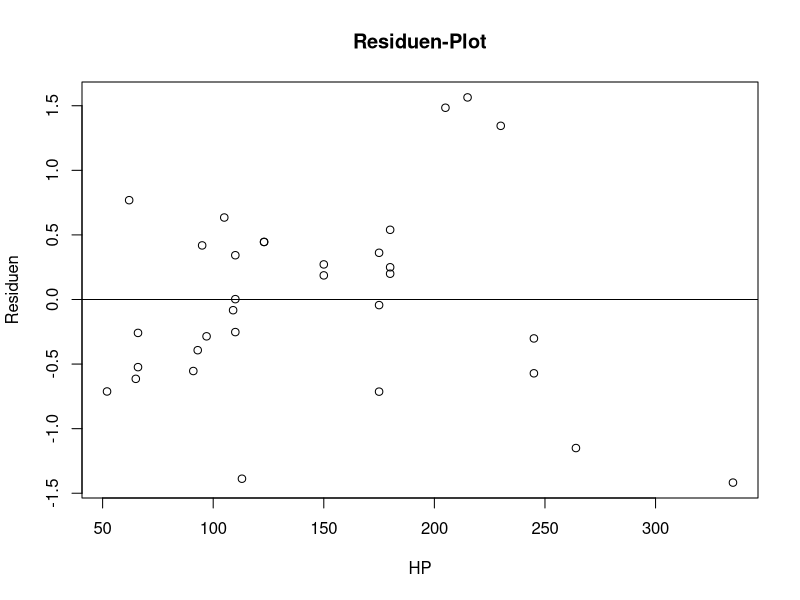
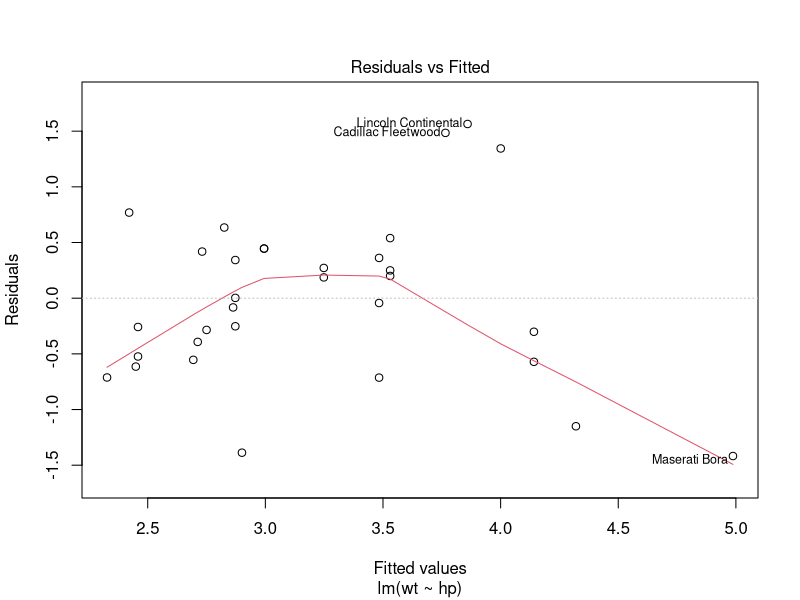
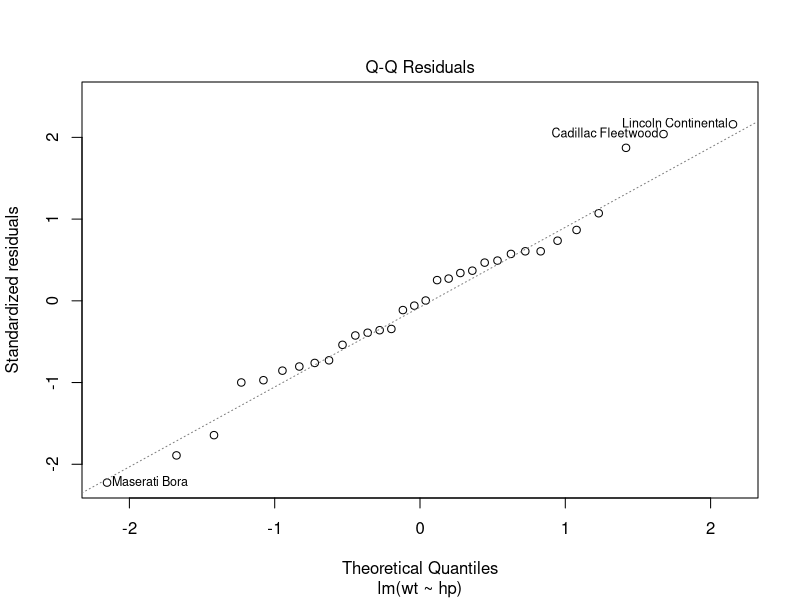

These figures' R source, in order:
  
# ------------------------------------------------------------------------------------------------
# Title:  Lösung zu Aufgaben Regression
# Autor:  Dominik Peter
# Date:   2017-01-26
# ------------------------------------------------------------------------------------------------

rm(list=ls())


# ------------------------------------------------------------------------------------------------
# Aufgabe: Schätzen eines y-Wertes
# ------------------------------------------------------------------------------------------------
# Betrachten Sie den Datensatz mtcars.
# Modellieren Sie das Gewicht wt der Autos als Funktion der Motorleistung hp.
# Welches durchschnittliche Gewicht wird für ein Auto geschätzt,
# dessen Motor eine Leistung von 200 PS aufweist?

model <- lm(wt ~ hp, data = mtcars)
predict(model, data.frame(hp = 200))

# Gewicht von 3.718439 

# ------------------------------------------------------------------------------------------------
# Aufgabe: Bestimmtheitsmass
# ------------------------------------------------------------------------------------------------
# Bestimmen Sie das Bestimmtheitsmass r2 des linearen Modells zu mtcars.

r2 <- summary(model)$r.squared
r2

# ------------------------------------------------------------------------------------------------
# Aufgabe: Bestimmtheitsmass
# ------------------------------------------------------------------------------------------------
# Untersuchen Sie, ob zwischen den Grössen wt und hp aus
# mtcars ein signifikanter Zusammenhang besteht.

# H0 :β1 = 0
# H1 :β1 ≠ 0

model_summary <- summary(model)
coefficients(model_summary)

# Mit P-Value = 4.145827e-05 liegt ein signifikanter Zusammenhang vor.
# Es wird die H1 Hypothese akzeptiert

# ------------------------------------------------------------------------------------------------
# Aufgabe: Konfidenzintervalle für y
# ------------------------------------------------------------------------------------------------
# Bestimmen Sie ein 95%-Konfidenzintervall für das durchschnittliche
# Gewicht bei einer Motorenleistung von 200 PS.

predict(model, data.frame(hp = 200), interval = "confidence", level = 0.95)


# ------------------------------------------------------------------------------------------------
# Aufgabe: Prognoseintervalle für y
# ------------------------------------------------------------------------------------------------
# Bestimmen Sie ein 95%-Prognoseintervall für das durchschnittliche
# Gewicht bei einer Motorenleistung von 200 PS.

predict(model, data.frame(hp = 200), interval = "predict", level = 0.95)


# ------------------------------------------------------------------------------------------------
# Aufgabe: Residuen-Plot
# ------------------------------------------------------------------------------------------------
# Stellen Sie die Residuen des linearen Modells zwischen dem
# Gewicht und der Leistung aus mtcars grafisch dar.

plot(mtcars$hp, residuals(model), ylab="Residuen", xlab="HP", main="Residuen-Plot")
abline(0,0)

# oder

plot(model, which = 1)


# ------------------------------------------------------------------------------------------------
# Aufgabe: QQ-Plot
# ------------------------------------------------------------------------------------------------
# Erstellen Sie das Normal-Wahrscheinlichkeits-Diagramm der Residuen aus dem Datensatz mtcars.

plot(model, which = 2)




